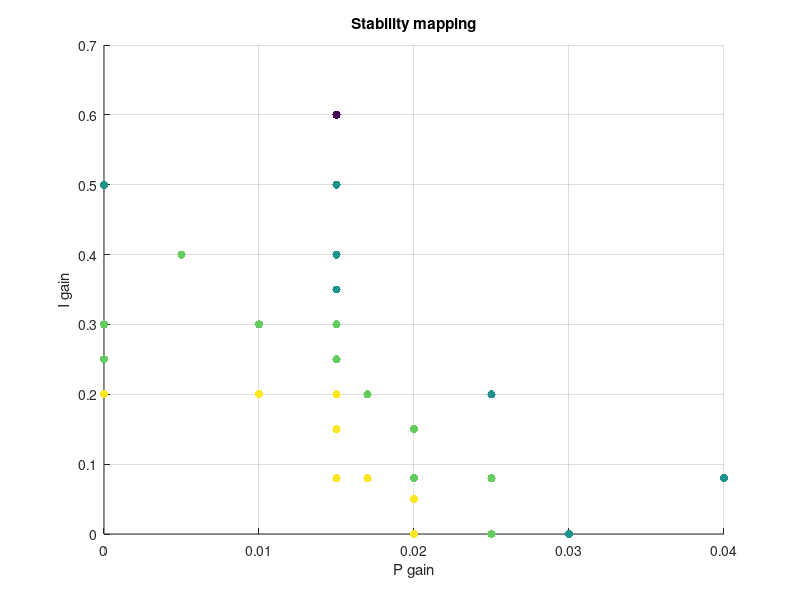

Write MATLAB code to recreate this figure.
clear all;
close all;

stability_mapping_stiff = ...
    [0.015, 0.08, 1;
     0.030, 0.08, 0;
     0.022, 0.08, 0;
     0.026, 0.08, 0;
     0.024, 0.08, 0;
     0.023, 0.08, 0;
     0.019, 0.08, 0;
     0.017, 0.08, 0.5;
     0.016, 0.08, 0.75;
     0.010, 0.08, 1;
     0.013, 0.08, 0.75;
     0.015, 0.05, 1;
     0.030, 0.05, 0;
     0.022, 0.05, 0;
     0.019, 0.05, 0;
     0.017, 0.05, 0.5;
     0.016, 0.05, 0.75;
     0.030, 0.002, 0;
     0.022, 0.002, 0;
     0.019, 0.002, 0.5;
     0.017, 0.002, 0.75;
     0.016, 0.002, 0.75;
     0.015, 0.002, 1;
     0.013, 0.002, 1;
     0.020, 0.005, 0;
     0.017, 0.005, 0.75;
     0.015, 0.005, 1;
     0.013, 0.005, 1;
     0.03, 0.0, 0;
     0.02, 0.0, 0;
     0.017, 0.0, 0.75;
     0.015, 0.0, 1;
     0.019, 0.0, 0.5;
     0.020, 0.1, 0;
     0.019, 0.1, 0;
     0.018, 0.1, 0;
     0.015, 0.1, 0.5;
     0.013, 0.1, 0.75;
     0.01, 0.1, 1;
     0.019, 0.2, 0;
     0.015, 0.2, 0;
     0.010, 0.2, 1;
     0.013, 0.2, 0.75;
     0.011, 0.2, 1;
     0.014, 0.2, 0.5;
     0.015, 0.3, 0;
     0.010, 0.3, 0;
     0.005, 0.3, 0;
     0.001, 0.3, 0.5;
     0.0, 0.3, 0.5;
     0.0, 0.25, 0.75;
     0.0, 0.2, 1;
     0.0, 0.1, 1;
     0.0, 0.15, 1;
     0.0, 0.13, 1;
     0.015, 0.13, 0.75;
     0.010, 0.13, 1;
     0.015, 0.12, 0.75;
     0.012, 0.12, 1;
     0.015, 0.15, 0.75;
     0.015, 0.17, 0.5;
     0.012, 0.17, 0.75;
     0.012, 0.15, 1;
     0.015, 0.19, 0.5;
     0.019, 0.15, 0;
     0.018, 0.13, 0.5;
     0.010, 0.25, 0.75;
     0.013, 0.25, 0.75;
     0.014, 0.25, 0.5;
     0.010, 0.27, 0.75;
     0.010, 0.23, 1;];
 figure()
 scatter(stability_mapping_stiff(:,1), stability_mapping_stiff(:,2), [], stability_mapping_stiff(:,3), 'filled')
 grid on;
 xlabel('P gain')
 ylabel('I gain')
 title('Stability mapping')
 
 
 stability_mapping_loose = ...
     [0.015, 0.08, 1;
      0.020, 0.08, 0.75;
      0.017, 0.08, 1;
      0.015, 0.15, 1;
      0.015, 0.20, 1;
      0.015, 0.25, 0.75;
      0.015, 0.30, 0.75;
      0.015, 0.35, 0.5;
      0.015, 0.40, 0.5;
      0.015, 0.50, 0.5;
      0.015, 0.60, 0;
      0.025, 0.08, 0.75;
      0.040, 0.08, 0.5;
      0.020, 0.15, 0.75;
      0.017, 0.20, 0.75;
      0.000, 0.30, 0.75;
      0.000, 0.25, 0.75;
      0.000, 0.20, 1;
      0.030, 0.00, 0.5;
      0.025, 0.00, 0.75;
      0.020, 0.00, 1;
      0.010, 0.30, 0.75;
      0.005, 0.40, 0.75;
      0.000, 0.50, 0.5;
      0.010, 0.20, 1;
      0.020, 0.05, 1;
      0.025, 0.20, 0.5;

     ];
 
 scatter(stability_mapping_loose(:,1), stability_mapping_loose(:,2), [], stability_mapping_loose(:,3), 'filled')
 grid on;
 xlabel('P gain')
 ylabel('I gain')
 title('Stability mapping')
